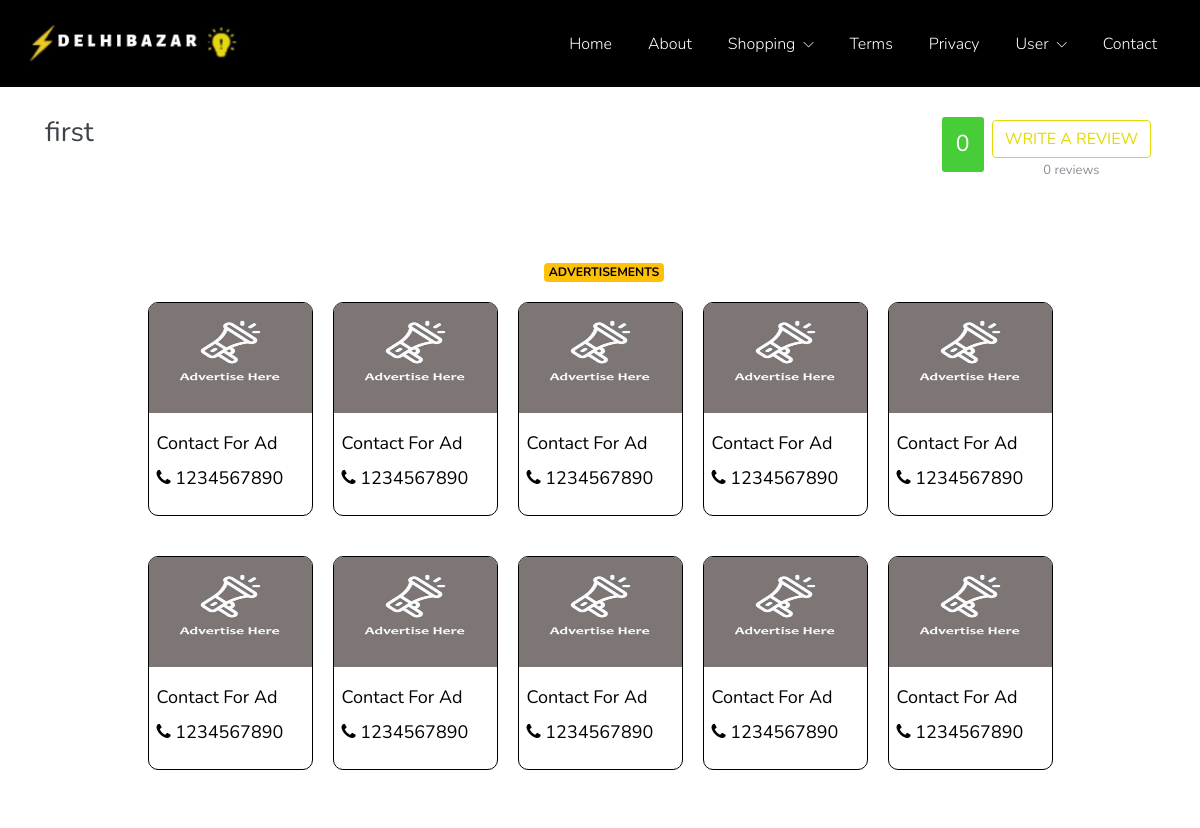
The page /shop/shop_detail/1 (upper part) on the database as committed earlier.
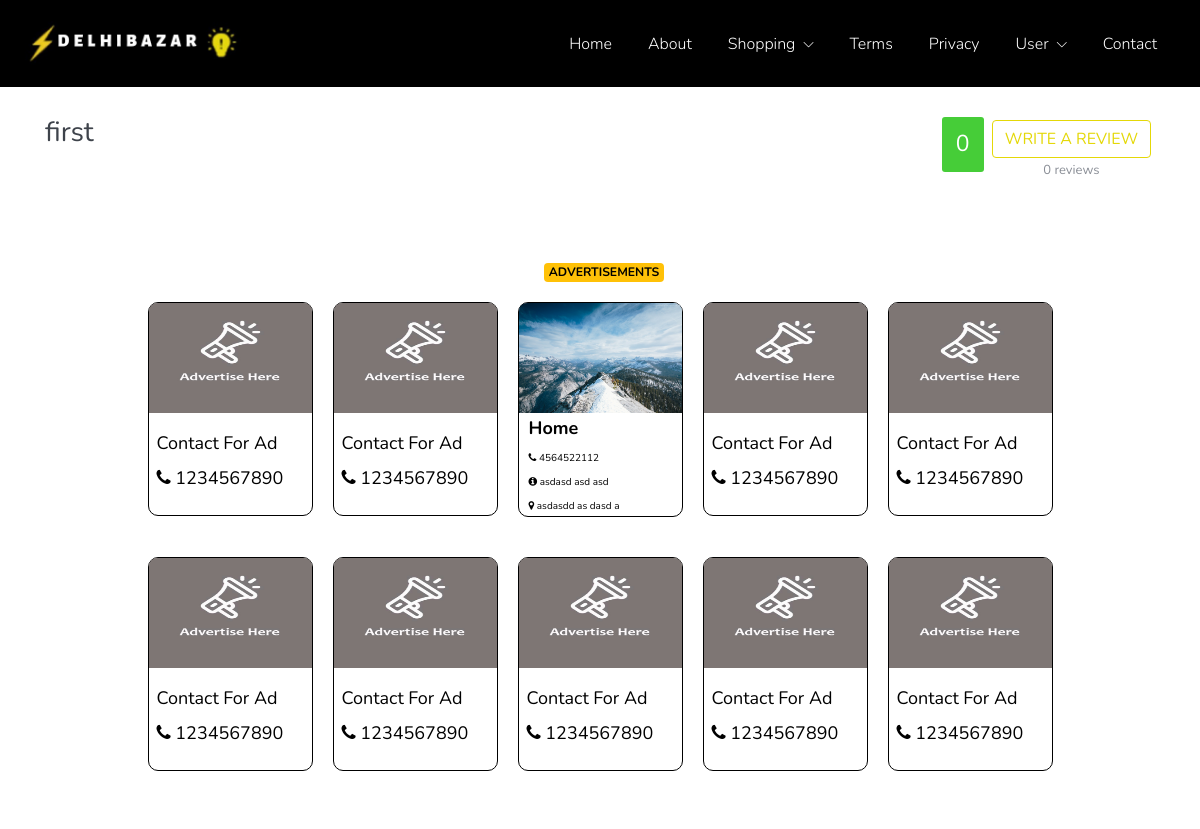
The same page on the database as committed later.
### tables this page shows
CREATE TABLE IF NOT EXISTS `shop` (
  `id` int(11) NOT NULL AUTO_INCREMENT,
  `shop_name` varchar(250) NOT NULL,
  `owner_name` varchar(250) NOT NULL,
  `employee_name` varchar(250) DEFAULT NULL,
  `mobile` varchar(250) DEFAULT NULL,
  `wp_no` varchar(250) DEFAULT NULL COMMENT 'Watsapp No',
  `mobile_in_website` tinyint(4) DEFAULT NULL COMMENT '(1 = Private, 0 = Public)Mobile no display in website',
  `whats_in_website` tinyint(4) DEFAULT NULL COMMENT '(1 = Private, 0 = Public)Whats no display in website',
  `address` longtext NOT NULL,
  `landmark` varchar(250) NOT NULL,
  `email` varchar(250) DEFAULT NULL COMMENT 'Hours of Operation',
  `hour_operation` varchar(250) NOT NULL,
  `pro_or_servi` longtext NOT NULL COMMENT 'Products/Services',
  `payment_mode` varchar(250) NOT NULL,
  `photo` text NOT NULL,
  `info` longtext NOT NULL COMMENT 'Information',
  `detail_desc` longtext NOT NULL,
  `category` longtext NOT NULL,
  `shop_plan` varchar(250) DEFAULT NULL COMMENT 'shop package id',
  `dis_in_listing` tinyint(4) DEFAULT NULL COMMENT '0 = Yes,1 = No (Display Shop in Listing Page)',
  `exp_date` date DEFAULT NULL COMMENT 'Shop Expiry Date',
  `created_by` varchar(250) NOT NULL,
  `created_at` datetime DEFAULT NULL,
  `updated_at` datetime DEFAULT NULL,
  `deleted_at` datetime DEFAULT NULL,
  `keywords` longtext NOT NULL,
  PRIMARY KEY (`id`)
);

CREATE TABLE IF NOT EXISTS `setting` (
  `id` int(11) NOT NULL AUTO_INCREMENT,
  `email` text NOT NULL,
  `support_email` text NOT NULL,
  `contact_email` text NOT NULL,
  `newsletter_email` varchar(250) DEFAULT NULL,
  `mobile` text NOT NULL,
  `city` text NOT NULL,
  `address` text NOT NULL,
  `opening_hours` text NOT NULL,
  `short_about` text NOT NULL,
  `meta_keywords` longtext NOT NULL,
  `meta_description` longtext NOT NULL,
  `shop_commission` decimal(40,2) DEFAULT NULL COMMENT 'Per shop commission',
  `ad_number` varchar(250) DEFAULT NULL,
  `smtp_host` text,
  `smtp_port` text,
  `smtp_user` text,
  `smtp_pass` text,
  PRIMARY KEY (`id`)
);

CREATE TABLE IF NOT EXISTS `advertising` (
  `id` bigint(20) NOT NULL AUTO_INCREMENT,
  `business_name` varchar(250) NOT NULL,
  `intro` text NOT NULL,
  `mobile` varchar(15) NOT NULL,
  `address` text NOT NULL,
  `link` text NOT NULL,
  `photo` varchar(250) NOT NULL DEFAULT 'no-image.png',
  `plan_name` varchar(250) DEFAULT NULL,
  `exp_date` date DEFAULT NULL COMMENT 'Expiry Date',
  `page` varchar(250) DEFAULT NULL,
  `position` varchar(250) DEFAULT NULL,
  `created_by` varchar(50) NOT NULL,
  `updated_by` varchar(50) NOT NULL,
  `created_at` datetime NOT NULL,
  `updated_at` datetime NOT NULL,
  `df` varchar(1) NOT NULL DEFAULT '0',
  PRIMARY KEY (`id`)
);

### application/core/MY_Loader.php (called while the page is built, shortened)
<?php
class MY_Loader extends CI_Loader {
    public function template($template_name, $vars = array())
    {
        $this->view('template/header1');
        $this->view($template_name, $vars);
    }
}
?>

### application/controllers/Shop.php (called while the page is built, shortened)
<?php
class Shop extends CI_Controller {
	function __construct(){
    	$this->load->model('shop_model');
    	$this->load->model('rating_model');
    	$this->load->model('general_model');
    }
	public function shop_detail($id)
	{
		$data['_title']				= "DELHIBAZAR";
		$data['shop'] 				= $this->shop_model->shop_where($id);
		$data['setting'] 			= $this->general_model->setting();
		$data['total_review'] 		= $this->rating_model->count_review($id);
		$data['ava_rating'] 		= $this->rating_model->get_avarage_rating($id);
		$this->load->template('shop/shop_detail',$data);
	}
}

### index.php (called while the page is built, shortened)
<?php
require_once BASEPATH.'core/CodeIgniter.php';

### application/models/Shop_model.php (called while the page is built, shortened)
<?php
class Shop_model extends CI_Model
{
	public function shop_where($id)
	{
		return $this->db->get_where('shop',['id' => $id])->result_array();
	}
	public function business_detail_ad($position)
	{
				$this->db->order_by('id','asc');
				$this->db->where('exp_date >=',date('Y-m-d'));
				$this->db->where('position',$position);
				$this->db->where('page','Business Detail');
		return 	$this->db->get('advertising')->result_array();
	}
}

### application/helpers/general_helper.php (called while the page is built, shortened)
<?php
function cut_string($string,$length,$replace_str)
{
	if(strlen($string) > $length)
	{
		return substr($string, 0, $length).$replace_str;
	}
	else{
		return $string;
	}
}
function get_setting()
{
	$CI=&get_instance();
	return $CI->db->get_where('setting',['id' => '1'])->result_array()[0];
}
?>

### application/views/shop/shop_detail.php (the view, shortened to what the rows shown need)
<section class="reserve-block">
    <div class="container">
        <div class="row">
            <div class="col-md-6">
                <h5 title="Shop Name"><?= $shop[0]['shop_name'] ?></h5><br>
            </div>
        </div>
    </div>
</section>
<section class="reserve-block hidden-xs hidden-sm">
    <div class="container">
            <div class="col-md-12">
                <div class="row" style="padding: 10px 0;">
                    <?php if($this->shop_model->business_detail_ad('1')){ $hash_one = $this->shop_model->business_detail_ad('1')[0]; ?>
                    <?php } else { ?>
                        <div class="col-md-2 padding-5">
                            <div class="add_div">
                                <img src="<?= base_url() ?>image/ad.jpg" class="add_image" style="margin-bottom: 2px;">
                                <div style="padding: 15px 0;">
                                    <p>Contact For Ad</p>
                                    <p><i class="fa fa-phone"></i> <?= $setting['ad_number'] ?></p>
                                </div>
                            </div>
                        </div>
                    <?php } ?>
                    <?php if($this->shop_model->business_detail_ad('2')){ $hash_one = $this->shop_model->business_detail_ad('2')[0]; ?>
                    <?php } else { ?>
                        <div class="col-md-2 padding-5">
                            <div class="add_div">
                                <img src="<?= base_url() ?>image/ad.jpg" class="add_image" style="margin-bottom: 2px;">
                                <div style="padding: 15px 0;">
                                    <p>Contact For Ad</p>
                                    <p><i class="fa fa-phone"></i> <?= $setting['ad_number'] ?></p>
                                </div>
                            </div>
                        </div>
                    <?php } ?>
                    <?php if($this->shop_model->business_detail_ad('3')){ $hash_one = $this->shop_model->business_detail_ad('3')[0]; ?>
                        <div class="col-md-2 padding-5">
                            <a href="<?= $hash_one['link'] ?>" target="_blank">
                                <div class="col-md-12 add_div">
                                    <img src="<?= $this->config->config['admin_url'] ?>uploads/add/<?= $hash_one['photo'] ?>" class="add_image" style="margin-bottom: 2px;">
                                    <p style="text-align: left; margin: 0 2px; font-weight: bold; margin-bottom: 2px;">
                                        <?= cut_string($hash_one['business_name'],13,'...') ?>
                                    </p><br>
                                    <p style="text-align: left; margin: 0 2px; font-size: 10px;">
                                        <i class="fa fa-phone"></i> <?= $hash_one['mobile'] ?>
                                    </p><br>
                                    <p style="text-align: left; margin: 0 2px; font-size: 10px;">
                                        <i class="fa fa-info-circle"></i>
                                        <?= cut_string($hash_one['intro'],22,'...') ?>
                                    </p><br>
                                    <p style="text-align: left; margin: 0 2px; font-size: 10px;">
                                        <i class="fa fa-map-marker"></i>
                                        <?= cut_string($hash_one['address'],22,'...') ?>
                                    </p>
                                </div>
                            </a>
                        </div>
                   <?php } else { ?>
                        <div class="col-md-2 padding-5">
                            <div class="add_div">
                                <img src="<?= base_url() ?>image/ad.jpg" class="add_image" style="margin-bottom: 2px;">
                                <div style="padding: 15px 0;">
                                    <p>Contact For Ad</p>
                                    <p><i class="fa fa-phone"></i> <?= $setting['ad_number'] ?></p>
                                </div>
                            </div>
                        </div>
                    <?php } ?>
                    <?php if($this->shop_model->business_detail_ad('4')){ $hash_one = $this->shop_model->business_detail_ad('4')[0]; ?>
                    <?php } else { ?>
                        <div class="col-md-2 padding-5">
                            <div class="add_div">
                                <img src="<?= base_url() ?>image/ad.jpg" class="add_image" style="margin-bottom: 2px;">
                                <div style="padding: 15px 0;">
                                    <p>Contact For Ad</p>
                                    <p><i class="fa fa-phone"></i> <?= $setting['ad_number'] ?></p>
                                </div>
                            </div>
                        </div>
                    <?php } ?>
                    <?php if($this->shop_model->business_detail_ad('5')){ $hash_one = $this->shop_model->business_detail_ad('5')[0]; ?>
                    <?php } else { ?>
                        <div class="col-md-2 padding-5">
                            <div class="add_div">
                                <img src="<?= base_url() ?>image/ad.jpg" class="add_image" style="margin-bottom: 2px;">
                                <div style="padding: 15px 0;">
                                    <p>Contact For Ad</p>
                                    <p><i class="fa fa-phone"></i> <?= $setting['ad_number'] ?></p>
                                </div>
                            </div>
                        </div>
                    <?php } ?>
                </div>
            </div>
            <div class="col-md-12">
                <div class="row" style="padding: 10px 0;">
                    <?php if($this->shop_model->business_detail_ad('6')){ $hash_one = $this->shop_model->business_detail_ad('6')[0]; ?>
                    <?php } else { ?>
                        <div class="col-md-2 padding-5">
                            <div class="add_div">
                                <img src="<?= base_url() ?>image/ad.jpg" class="add_image" style="margin-bottom: 2px;">
                                <div style="padding: 15px 0;">
                                    <p>Contact For Ad</p>
                                    <p><i class="fa fa-phone"></i> <?= $setting['ad_number'] ?></p>
                                </div>
                            </div>
                        </div>
                    <?php } ?>
                    <?php if($this->shop_model->business_detail_ad('7')){ $hash_one = $this->shop_model->business_detail_ad('7')[0]; ?>
                    <?php } else { ?>
                        <div class="col-md-2 padding-5">
                            <div class="add_div">
                                <img src="<?= base_url() ?>image/ad.jpg" class="add_image" style="margin-bottom: 2px;">
                                <div style="padding: 15px 0;">
                                    <p>Contact For Ad</p>
                                    <p><i class="fa fa-phone"></i> <?= $setting['ad_number'] ?></p>
                                </div>
                            </div>
                        </div>
                    <?php } ?>
                    <?php if($this->shop_model->business_detail_ad('8')){ $hash_one = $this->shop_model->business_detail_ad('8')[0]; ?>
                    <?php } else { ?>
                        <div class="col-md-2 padding-5">
                            <div class="add_div">
                                <img src="<?= base_url() ?>image/ad.jpg" class="add_image" style="margin-bottom: 2px;">
                                <div style="padding: 15px 0;">
                                    <p>Contact For Ad</p>
                                    <p><i class="fa fa-phone"></i> <?= $setting['ad_number'] ?></p>
                                </div>
                            </div>
                        </div>
                    <?php } ?>
                    <?php if($this->shop_model->business_detail_ad('9')){ $hash_one = $this->shop_model->business_detail_ad('9')[0]; ?>
                    <?php } else { ?>
                        <div class="col-md-2 padding-5">
                            <div class="add_div">
                                <img src="<?= base_url() ?>image/ad.jpg" class="add_image" style="margin-bottom: 2px;">
                                <div style="padding: 15px 0;">
                                    <p>Contact For Ad</p>
                                    <p><i class="fa fa-phone"></i> <?= $setting['ad_number'] ?></p>
                                </div>
                            </div>
                        </div>
                    <?php } ?>
                    <?php if($this->shop_model->business_detail_ad('10')){ $hash_one = $this->shop_model->business_detail_ad('10')[0]; ?>
                    <?php } else { ?>
                        <div class="col-md-2 padding-5">
                            <div class="add_div">
                                <img src="<?= base_url() ?>image/ad.jpg" class="add_image" style="margin-bottom: 2px;">
                                <div style="padding: 15px 0;">
                                    <p>Contact For Ad</p>
                                    <p><i class="fa fa-phone"></i> <?= $setting['ad_number'] ?></p>
                                </div>
                            </div>
                        </div>
                    <?php } ?>
                </div>
            </div>
    </div>
</section>

Rows that differ between the two databases and show on the page:
shown differently, row unchanged: setting: ad_number "1234567890" → (not shown)
now on this page (row edited): advertising: photo (picture), business_name "Home", mobile "4564522112", intro "asdasd asd asd", address "asdasdd as dasd a"
Other text that changed with them:
text no longer shown: "Contact For Ad"
